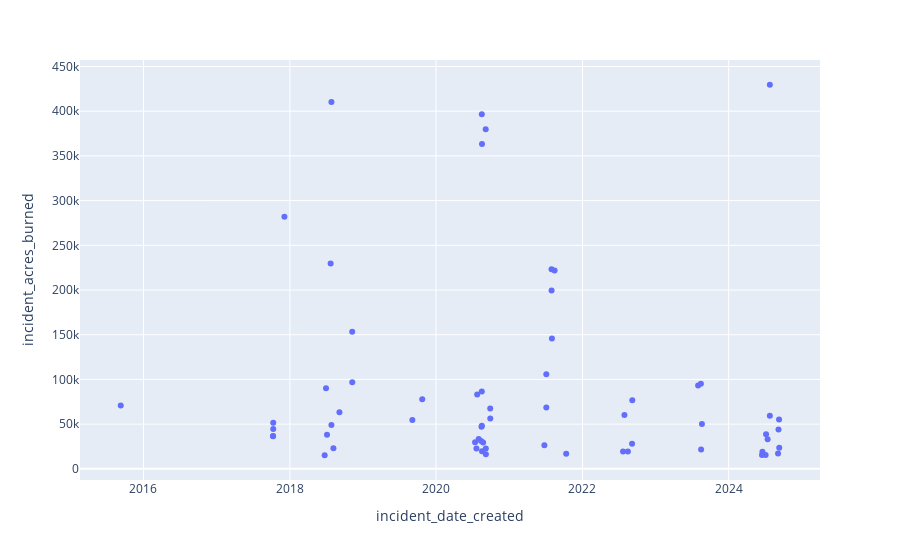

Notebook source saved alongside this figure:
### Markdown cell above
**Extra Q:** EXTRA - CHALLENGE - See if you can create a graph that answers the question: Are fires getting bigger or more frequent over time? You get complete creative control on how to answer this question!

### Code cell
DF_chronological_order = DF.sort_values(by='incident_date_created',ascending=True)

fig = px.scatter(DF_wildfires,
                    x='incident_date_created',
                    y='incident_acres_burned'
                )
fig.show()

# as you can see below it doesn't look like there's a lot of coorilation between time of fire and the acres burned.

### Figure 1 — Plotly figure (JSON) as saved in the notebook; plotly's stock layout.template omitted (floating-point values rounded to 4 significant figures)
{"data": [{"hovertemplate": "incident_date_created=%{x}<br>incident_acres_burned=%{y}<extra></extra>", "legendgroup": "", "marker": {"color": "#636efa", "symbol": "circle"}, "mode": "markers", "name": "", "orientation": "v", "showlegend": false, "type": "scatter", "x": ["2015-09-09T14:26:00Z", "2017-10-09T21:52:00Z", "2017-10-08T21:45:00Z", "2017-10-09T22:00:00Z", "2017-10-08T23:36:00Z", "2017-12-04T18:28:00Z", "2018-06-23T17:21:00Z", "2018-06-30T14:12:00Z", "2018-07-05T12:31:00Z", "2018-07-23T13:15:00Z", "2018-07-27T12:05:00Z", "2018-07-27T13:01:00Z", "2018-08-06T13:20:00Z", "2018-09-05T12:51:00Z", "2018-11-08T06:33:00Z", "2018-11-08T14:24:00Z", "2019-09-04T15:17:31Z", "2019-10-23T21:27:00Z", "2020-07-13T16:40:36Z", "2020-07-20T14:12:25Z", "2020-07-24T07:33:21Z", "2020-07-31T18:08:39Z", "2020-08-12T17:13:02Z", "2020-08-14T18:52:58Z", "2020-08-16T14:56:54Z", "2020-08-16T08:00:00Z", "2020-08-16T09:25:25Z", "2020-08-17T08:00:00Z", "2020-08-17T09:12:42Z", "2020-08-22T22:02:57Z", "2020-09-04T18:21:00Z", "2020-09-05T12:51:00Z", "2020-09-05T16:02:32Z", "2020-09-27T08:48:00Z", "2020-09-27T16:03:27Z", "2021-06-24T20:35:24Z", "2021-07-04T09:26:06Z", "2021-07-04T11:57:58Z", "2021-08-01T11:28:25Z", "2021-07-30T12:28:00Z", "2021-07-30T18:17:40Z", "2021-08-14T18:54:00Z", "2021-10-11T14:30:12Z", "2022-07-22T14:10:00Z", "2022-07-29T14:16:00Z", "2022-08-15T15:48:00Z", "2022-09-05T16:00:00Z", "2022-09-06T18:00:00Z", "2023-08-01T09:07:57Z", "2023-08-15T07:00:00Z", "2023-08-16T10:27:00Z", "2023-08-20T11:16:48Z", "2024-06-15T13:47:00Z", "2024-06-17T13:39:25Z", "2024-07-03T13:35:37Z", "2024-07-05T15:48:46Z", "2024-07-13T12:34:56Z", "2024-07-24T14:52:43Z", "2024-07-24T12:59:10Z", "2024-09-03T12:10:46Z", "2024-09-05T18:33:57Z", "2024-09-08T14:12:21Z", "2024-09-09T13:21:00Z"], "xaxis": "x", "y": [70868, 51624, 36807, 44573, 36523, 281893, 15180, 90000, 38008, 229651, 410203, 48920, 23136, 63311, 153336, 96949, 54612, 77758, 29667, 22614, 83261, 33424, 31089, 47029, 48088, 86509, 396624, 363220, 19609, 29570, 379895, 22744, 16390, 67484, 56338, 26409, 105670, 68637, 145632, 223124, 199359, 221835, 16970, 19244, 60138, 19244, 28098, 76788, 93078, 95107, 21725, 50198, 15563, 19195, 15520, 38664, 33026, 429603, 59288, 17000, 43978, 55118, 23526], "yaxis": "y"}], "layout": {"autosize": true, "legend": {"tracegroupgap": 0}, "margin": {"t": 60}, "xaxis": {"anchor": "y", "autorange": true, "domain": [0, 1], "range": ["2015-02-21 10:24:53.8635", "2025-03-28 17:22:06.1365"], "title": {"text": "incident_date_created"}, "type": "date"}, "yaxis": {"anchor": "x", "autorange": true, "domain": [0, 1], "range": [-16910.0, 461700.0], "title": {"text": "incident_acres_burned"}, "type": "linear"}}}
